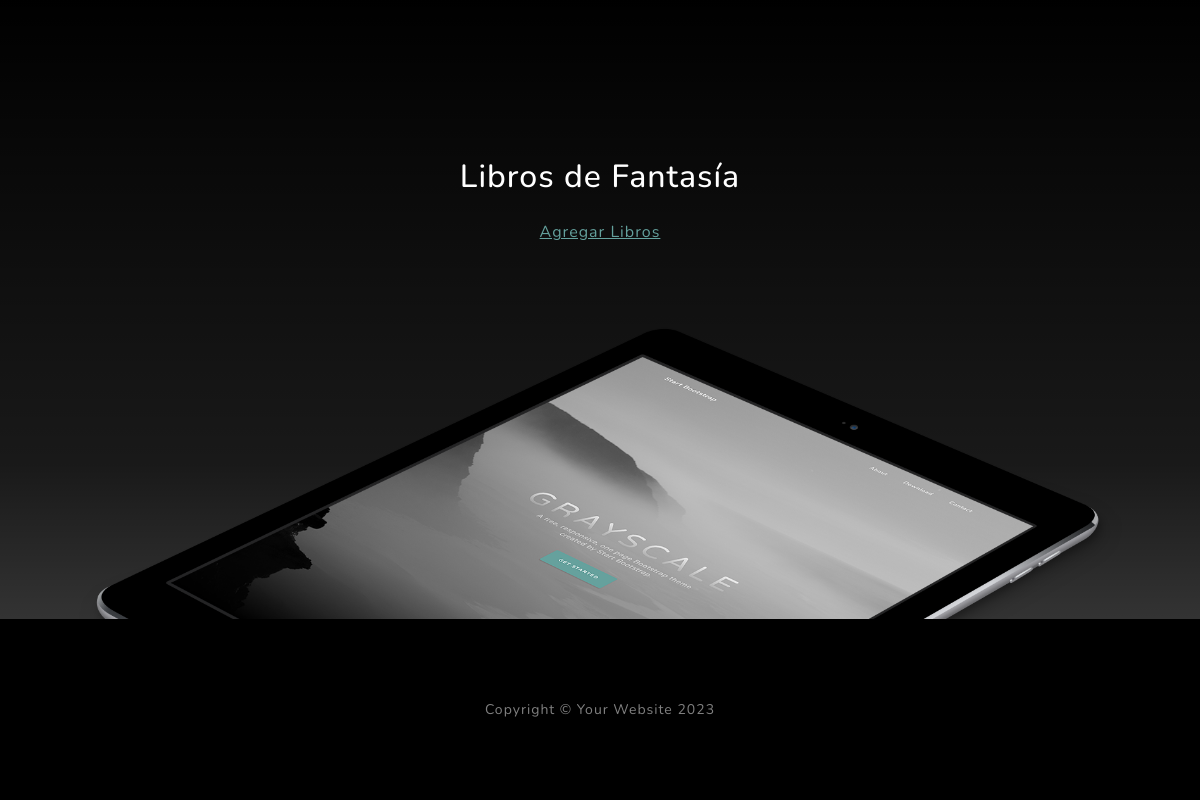
The page /AppCoder/fantasia/list/ (signed in, lower part) on the database as committed earlier.
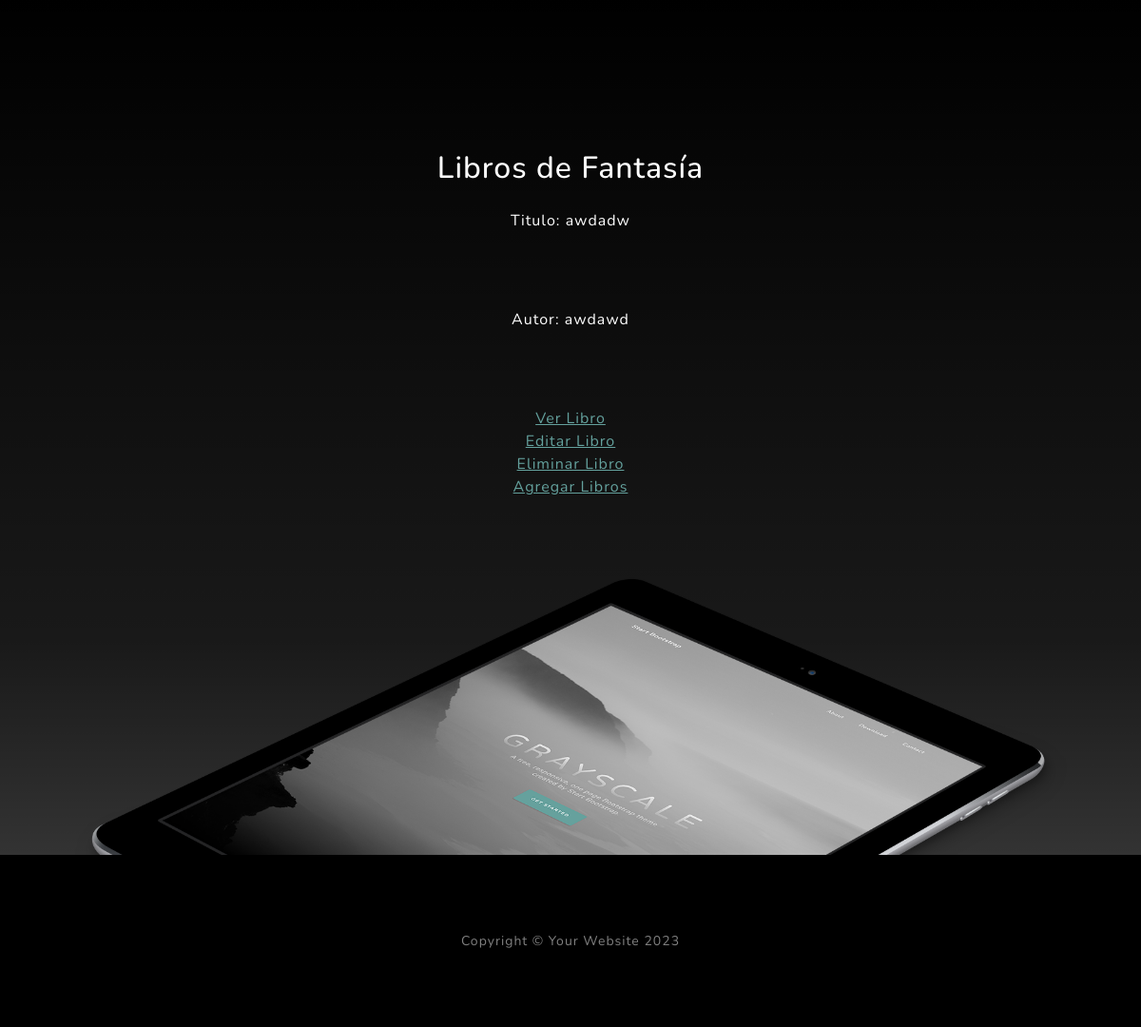
The same page on the database as committed later.
### AppCoder/models.py (models this page shows, shortened)
class Fantasia(models.Model):
    libro = models.CharField(max_length=60)
    autor = models.CharField(max_length=60)
    year = models.IntegerField()

### AppCoder/views.py (the view)
# urls.py: path("fantasia/list/", ListaFantasia.as_view(), name="FantasiaLeer"),
class ListaFantasia(LoginRequiredMixin, ListView):
    model = Fantasia

### AppCoder/templates/AppCoder/fantasia_list.html (shortened to what this page needs)
{% extends "AppCoder/padre.html" %}
{% load static %}
{% block descripcion %}
Libros de Fantasía
{% endblock %}
{% block form %}
{% for fantasia in object_list %}
<p>Titulo: {{fantasia.libro}}</p>
<p>Autor: {{fantasia.autor}}</p>
<a href="{% url 'FantasiaDetalle' fantasia.id %}"> Ver Libro  </a>
<br>
<a href="{% url 'FantasiaActualizar' fantasia.id %}"> Editar Libro  </a>
<br>
<a href="{% url 'FantasiaBorrar' fantasia.id %}"> Eliminar Libro  </a>
<br>
{% endfor  %}
<a href="{% url 'FantasiaCrear' %}"> Agregar Libros  </a>
{% endblock %}

Rows that differ between the two databases and show on the page:
added Fantasia: libro "awdadw", autor "awdawd"
